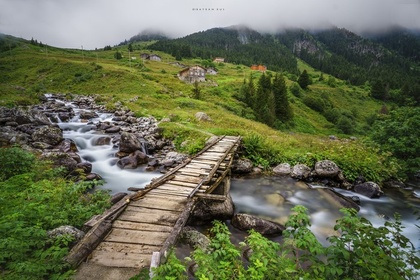
%> input picture testing_image.jpeg, 420 x 280 px, shrunk from 700 x 467 before the run, given in place of training.jpg, which was not available
$ octave RGB_Project_03_400180032.m   (GNU Octave 9; MATLAB toolbox functions it lacks are replaced by stand-ins)
%> lines starting %> are read from the running program, lines starting %| are printed output that depends on the picture; pictures that were not available may be replaced by others from this repository, and a replacement may not be noted
% ---------------------------------------------------------------------------------------
% This script is desined for input/testing images that are in RGB format
% ---------------------------------------------------------------------------------------

% CE 3SK3 - Project 3
% Faizan Rasool, rasoolf, 400180032

clc; clear;

training_img_name = 'training.jpg';
test_img_name = 'test_rgb.jpeg';

% load full colour image
training_img = im2double(imread(training_img_name));

% Extract the colour channels corresponding to the Bayer pattern
r = training_img(:,:,1);
g = training_img(:,:,2);
b = training_img(:,:,3);
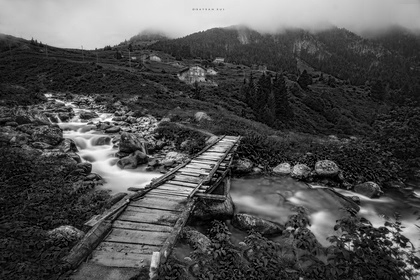
%> b: size 280x420 double; min 0, max 1, mean 0.314

% Convert separate channels to individual column vectors
r_col = im2col(r, [1,1]);
g_col = im2col(g, [1,1]);
b_col = im2col(b, [1,1]);

% Create windows for each channel
r_window = im2col(padarray(r,[2,2],'symmetric', 'both'),[5 5]);
g_window = im2col(padarray(g,[2,2],'symmetric', 'both'),[5 5]);
b_window = im2col(padarray(b,[2,2],'symmetric', 'both'),[5 5]);

% Calculate coefficients
[g_rggb,b_rggb] = rggb_coefficients(r_window,g_window,b_window,g_col,b_col);
%> in rggb_coefficients, `g_rggb = (X'*X)\X'*(g_col');`: g_rggb = 25 values, max 0.812 at index 13, min -0.127 at index 15, mean 0.0399
%> in rggb_coefficients, `b_rggb = (X'*X)\X'*(b_col');`: b_rggb = 25 values, max 0.828 at index 13, min -0.198 at index 12, mean 0.0398
[r_grbg,b_grbg] = grbg_coefficients(r_window,g_window,b_window,r_col,b_col);
%> in grbg_coefficients, `r_grbg = (X'*X)\X'*(r_col');`: r_grbg = 25 values, max 0.824 at index 13, min -0.13 at index 11, mean 0.0401
%> in grbg_coefficients, `b_grbg = (X'*X)\X'*(b_col');`: b_grbg = 25 values, max 0.906 at index 13, min -0.185 at index 7, mean 0.04
[r_gbrg,b_gbrg] = gbrg_coefficients(r_window,g_window,b_window,r_col,b_col);
%> in gbrg_coefficients, `r_gbrg = (X'*X)\X'*(r_col');`: r_gbrg = 25 values, max 0.94 at index 13, min -0.159 at index 7, mean 0.0401
%> in gbrg_coefficients, `b_gbrg = (X'*X)\X'*(b_col');`: b_gbrg = 25 values, max 0.748 at index 13, min -0.11 at index 11, mean 0.04
[r_bggr,g_bggr] = bggr_coefficients(r_window,g_window,b_window,r_col,g_col);
%> in bggr_coefficients, `r_bggr = (X'*X)\X'*(r_col');`: r_bggr = 25 values, max 0.762 at index 13, min -0.138 at index 12, mean 0.04
%> in bggr_coefficients, `g_bggr = (X'*X)\X'*(g_col');`: g_bggr = 25 values, max 0.734 at index 13, min -0.135 at index 23, mean 0.0399

% ---- Process a test image ---
input_img = im2double(imread(test_img_name));
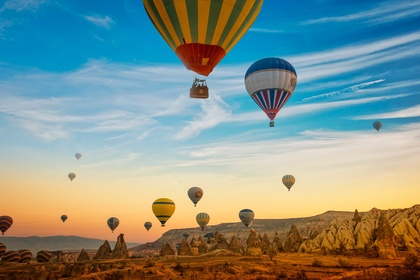
%> input picture test_rgb.jpeg, 420 x 280 px, shrunk from 1200 x 800 before the run
r = input_img(:,:,1);
g = input_img(:,:,2);
b = input_img(:,:,3);
[m, n, ~] = size(input_img);
%> m = 280; n = 420

% Can change function for a different patch pattern -- this function is
% used for testing purposes (creating a bayer image)
pattern_img = im2double(generate_rggb_patch(input_img, r, g, b));
figure(1);
imshow(pattern_img)

% use this if input image is already in bayer pattern format
% pattern_img = im2double(input_img);

r_channel = pattern_img(:,:,1);
g_channel = pattern_img(:,:,2);
b_channel = pattern_img(:,:,3);

% Generate black and white image
bw_image = r_channel(:,:) + g_channel(:,:) + b_channel(:,:);
figure(2);
imshow(bw_image)


% Pad the black and white image - This is to ensure the window aligns with
% the targeted pixel
bw_padded = padarray(bw_image,[3 3],'symmetric');
bw_padded(3,:) = [];
%> bw_padded: size 285x426 double
bw_padded(:,3) = [];
%> bw_padded: size 285x425 double
bw_padded(end - 2,:) = [];
%> bw_padded: size 284x425 double
bw_padded(:,end - 2) = [];
%> bw_padded: size 284x424 double

% used to test for which bayer pattern is being used
b_padded = padarray(b_channel,[3 3],'symmetric');
b_padded(3,:) = [];
%> b_padded: size 285x426 double
b_padded(:,3) = [];
%> b_padded: size 285x425 double
b_padded(end-2,:) = [];
%> b_padded: size 284x425 double
b_padded(:,end-2) = [];
%> b_padded: size 284x424 double

for i=3:m+2
    for j=3:n+2
        bayer_pattern = b_padded(i:i+1, j:j+1);
        window = im2double(bw_padded(i-2:i+2,j-2:j+2));
        window = window(:);
        % rggb
        if (bayer_pattern(1,1) == 0 && bayer_pattern(1,2) == 0 && bayer_pattern(2,1) == 0)
            b_channel(i-2,j-2) = sum(b_rggb.*window);
            g_channel(i-2,j-2)= sum(g_rggb.*window);
        % gbrg
        elseif (bayer_pattern(1,1) == 0 && bayer_pattern(2,1) == 0 && bayer_pattern(2,2) == 0)
            r_channel(i-2,j-2) = sum(r_gbrg.*window);
            b_channel(i-2,j-2)= sum(b_gbrg.*window);
        % grbg
        elseif (bayer_pattern(1,1) == 0 && bayer_pattern(1,2) == 0 && bayer_pattern(2,2) == 0)
            b_channel(i-2,j-2)= sum(b_grbg.*window);
            r_channel(i-2,j-2)= sum(r_grbg.*window);
        % bggr
        elseif (bayer_pattern(1,2) == 0 && bayer_pattern(2,1) == 0 && bayer_pattern(2,2) == 0)
            g_channel(i-2,j-2) = sum(g_bggr.*window);
            r_channel(i-2,j-2)= sum(r_bggr.*window);
        end
    end
end
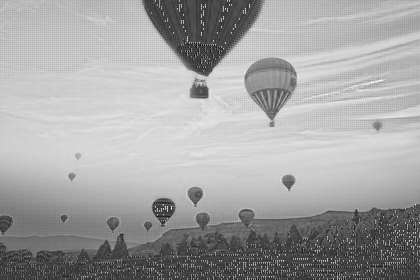
%> b_channel: size 280x420 double; min -0.278, max 1.01, mean 0.547; drawn with min black and max white
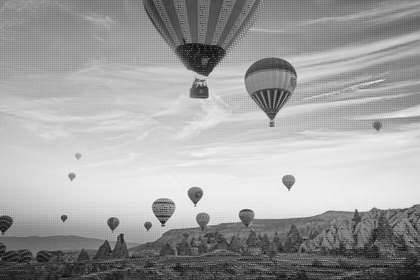
%> g_channel: size 280x420 double; min -0.076, max 0.95, mean 0.576; drawn with min black and max white
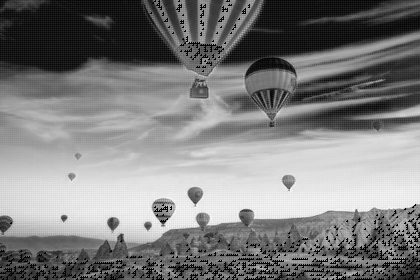
%> r_channel: size 280x420 double; min -0.0262, max 1.05, mean 0.51; drawn with min black and max white

output_img = cat(3,r_channel,g_channel,b_channel);
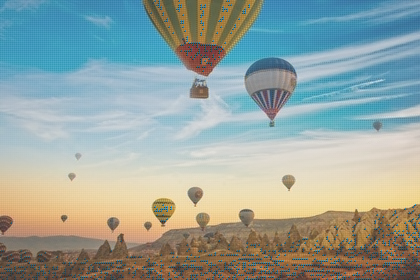
%> output_img: size 280x420x3 double; mean R, G, B 0.51, 0.576, 0.547; drawn with min black and max white

% Original image
figure(3);
imshow(test_img_name);
title('Original Image');

% Reconstructed image using linear regression
figure(4);
subplot(1,2,1)
imshow(output_img)
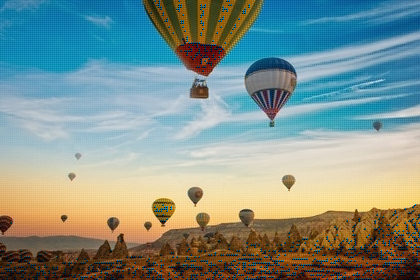
%> displayed picture: size 280x420x3, on the screen's scale of 0 to 255; mean R, G, B 130, 147, 139.8
title('Demosaiced Image Using Linear Regression')

% Using matlabs demosaic function
matlab_output = demosaic(im2uint8(bw_image), "rggb");
subplot(1,2,2)
imshow(matlab_output)
title('Demosaiced Image Using Matlab')

rmse = sqrt(immse(im2uint8(output_img),im2uint8(input_img)));
%> rmse = 17.04
matlab_rmse = sqrt(immse(matlab_output, im2uint8(input_img)));
%> matlab_rmse = 3.76

fprintf("RMSE using linear regression: %.3f \n", rmse)
%| RMSE using linear regression: 17.036
fprintf("RMSE using demosaic function: %.3f \n", matlab_rmse)
%| RMSE using demosaic function: 3.757

% ------------------------------------- Functions -------------------------------------

% Create bayer mosaic pattern patches
function rggb_patch = generate_rggb_patch(img, R, G, B)
    [m, n, ~] = size(img);
    rggb_patch = zeros(m, n, 3);
    rggb_patch(1:2:end, 1:2:end, 1) = R(1:2:end, 1:2:end);
    rggb_patch(1:2:end, 2:2:end, 2) = G(1:2:end, 2:2:end);
    rggb_patch(2:2:end, 1:2:end, 2) = G(2:2:end, 1:2:end);
    rggb_patch(2:2:end, 2:2:end, 3) = B(2:2:end, 2:2:end);
end

function grbg_patch = generate_grbg_patch(img, R, G, B)
    [m, n, ~] = size(img);
    grbg_patch = zeros(m, n, 3);
    grbg_patch(1:2:end, 1:2:end, 2) = G(1:2:end, 1:2:end);
    grbg_patch(1:2:end, 2:2:end, 1) = R(1:2:end, 2:2:end);
    grbg_patch(2:2:end, 1:2:end, 3) = B(2:2:end, 1:2:end);
    grbg_patch(2:2:end, 2:2:end, 2) = G(2:2:end, 2:2:end);
end

function gbrg_patch = generate_gbrg_patch(img, R, G, B)
    [m, n, ~] = size(img);
    gbrg_patch = zeros(m, n, 3);
    gbrg_patch(1:2:end, 1:2:end, 2) = G(1:2:end, 1:2:end);
    gbrg_patch(1:2:end, 2:2:end, 3) = B(1:2:end, 2:2:end);
    gbrg_patch(2:2:end, 1:2:end, 1) = R(2:2:end, 1:2:end);
    gbrg_patch(2:2:end, 2:2:end, 2) = G(2:2:end, 2:2:end);
end

function bggr_patch = generate_bggr_patch(img, R, G, B)
    [m, n, ~] = size(img);
    bggr_patch = zeros(m, n, 3);
    bggr_patch(1:2:end, 1:2:end, 3) = B(1:2:end, 1:2:end);
    bggr_patch(1:2:end, 2:2:end, 2) = G(1:2:end, 2:2:end);
    bggr_patch(2:2:end, 1:2:end, 2) = G(2:2:end, 1:2:end);
    bggr_patch(2:2:end, 2:2:end, 1) = R(2:2:end, 2:2:end);
end


% Generate coefficents for various patch patterns
function [g_rggb,b_rggb] = rggb_coefficients(r_window,g_window,b_window,g_col,b_col)
    % rggb matrix -> [r g;g b]
    r_rep = repmat ([1 0;0 0], [3,3]);
    g_rep = repmat ([0 1;1 0], [3,3]);
    b_rep = repmat ([0 0;0 1], [3,3]);

    % Remove the final column and row to create a 5x5 window
    r_rep(6,:) = []; r_rep(:,6) = [];
    g_rep(6,:) = []; g_rep(:,6) = [];
    b_rep(6,:) = []; b_rep(:,6) = [];

    X = (r_rep(:).*r_window + g_rep(:).*g_window + b_rep(:).*b_window)';

    g_rggb = (X'*X)\X'*(g_col');
    b_rggb = (X'*X)\X'*(b_col');
end


function [r_grbg,b_grbg] = grbg_coefficients(r_window,g_window,b_window,r_col,b_col)
    % grbg matrix -> [g r;b g]
    r_rep = repmat ([0 1;0 0], [3,3]);
    g_rep = repmat ([1 0;0 1], [3,3]);
    b_rep = repmat ([0 0;1 0], [3,3]);

    % Remove the final column and row to create a 5x5 window
    r_rep(6,:) = []; r_rep(:,6) = [];
    g_rep(6,:) = []; g_rep(:,6) = [];
    b_rep(6,:) = []; b_rep(:,6) = [];

    X = (r_rep(:).*r_window + g_rep(:).*g_window + b_rep(:).*b_window)';

    r_grbg = (X'*X)\X'*(r_col');
    b_grbg = (X'*X)\X'*(b_col');
end

function [r_gbrg,b_gbrg] = gbrg_coefficients(r_window,g_window,b_window,r_col,b_col)
    % gbrg matrix -> [g b;r g]
    r_rep = repmat ([0 0;1 0], [3,3]);
    g_rep = repmat ([1 0;0 1], [3,3]);
    b_rep = repmat ([0 1;0 0], [3,3]);

    % Remove the final column and row to create a 5x5 window
    r_rep(6,:) = []; r_rep(:,6) = [];
    g_rep(6,:) = []; g_rep(:,6) = [];
    b_rep(6,:) = []; b_rep(:,6) = [];

    X = (r_rep(:).*r_window + g_rep(:).*g_window + b_rep(:).*b_window)';

    r_gbrg = (X'*X)\X'*(r_col');
    b_gbrg = (X'*X)\X'*(b_col');
end

function [r_bggr,g_bggr] = bggr_coefficients(r_window,g_window,b_window,r_col,g_col)
    % bggr matrix -> [b g;g r]
    r_rep = repmat ([0 0;0 1], [3,3]);
    g_rep = repmat ([0 1;1 0], [3,3]);
    b_rep = repmat ([1 0;0 0], [3,3]);

    % Remove the final column and row to create a 5x5 window
    r_rep(6,:) = []; r_rep(:,6) = [];
    g_rep(6,:) = []; g_rep(:,6) = [];
    b_rep(6,:) = []; b_rep(:,6) = [];

    X = (r_rep(:).*r_window + g_rep(:).*g_window + b_rep(:).*b_window)';

    r_bggr = (X'*X)\X'*(r_col');
    g_bggr = (X'*X)\X'*(g_col');
end
